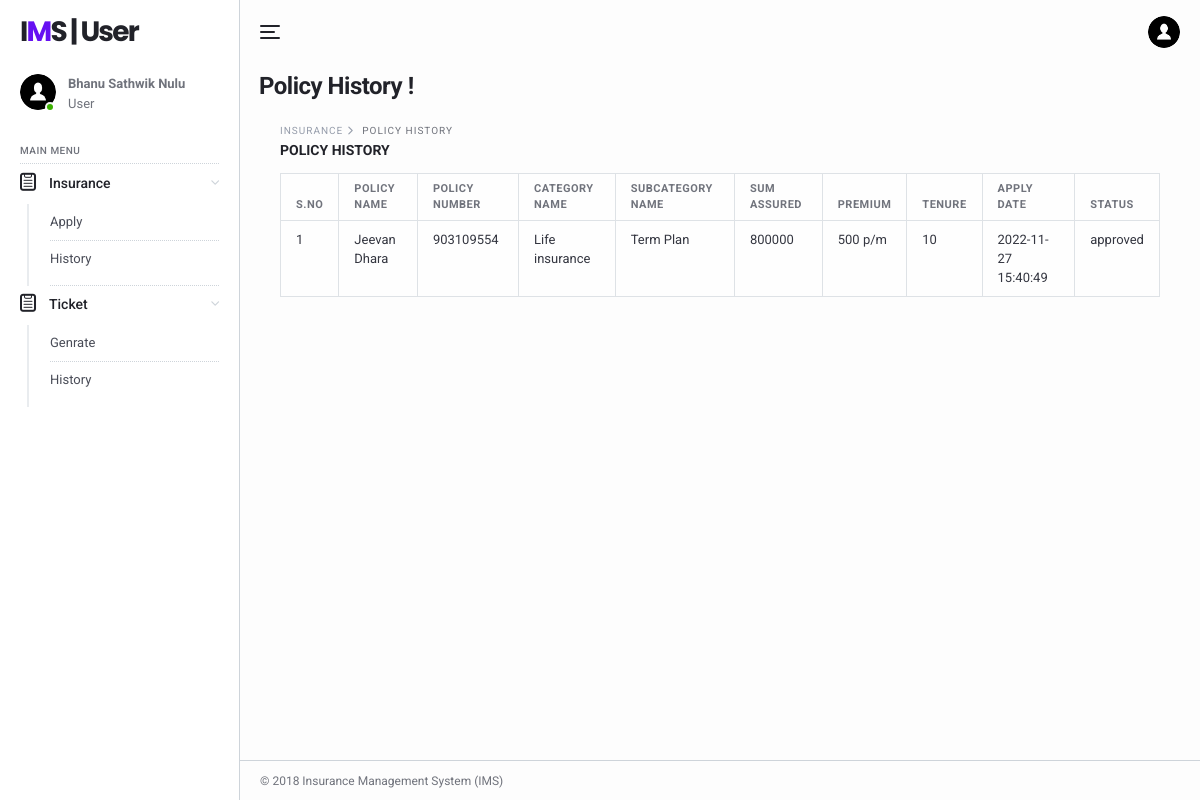
Screenshot of /IMS/user/policy-history.php (signed in) with the database file from the repository.
### tables this page shows
CREATE TABLE `tbluser` (
  `ID` int(11) NOT NULL,
  `FullName` varchar(120) DEFAULT NULL,
  `ContactNo` bigint(10) DEFAULT NULL,
  `Email` varchar(120) DEFAULT NULL,
  `Gender` enum('Male','Female') DEFAULT NULL,
  `Password` varchar(120) DEFAULT NULL,
  `CreationDate` timestamp NOT NULL DEFAULT current_timestamp()
);

CREATE TABLE `tblpolicy` (
  `ID` int(11) NOT NULL,
  `SubcategoryId` int(25) NOT NULL,
  `CategoryId` int(25) DEFAULT NULL,
  `PolicyName` varchar(45) DEFAULT NULL,
  `Sumassured` int(11) DEFAULT NULL,
  `Premium` varchar(45) DEFAULT NULL,
  `Tenure` int(10) DEFAULT NULL,
  `CreationDate` timestamp NOT NULL DEFAULT current_timestamp() ON UPDATE current_timestamp()
);

CREATE TABLE `tblpolicyholder` (
  `ID` int(11) NOT NULL,
  `UserId` int(20) DEFAULT NULL,
  `PolicyId` int(25) DEFAULT NULL,
  `PolicyNumber` char(9) DEFAULT NULL,
  `PolicyApplyDate` timestamp NULL DEFAULT current_timestamp(),
  `PolicyStatus` int(1) DEFAULT NULL,
  `UpdationDate` timestamp NOT NULL DEFAULT current_timestamp() ON UPDATE current_timestamp()
);

CREATE TABLE `category` (
  `ID` int(11) NOT NULL,
  `CategoryName` varchar(45) DEFAULT NULL,
  `CreationDate` timestamp NULL DEFAULT current_timestamp()
);

CREATE TABLE `tblsubcategory` (
  `id` int(11) NOT NULL,
  `CategoryId` int(25) NOT NULL,
  `SubcategoryName` varchar(200) NOT NULL,
  `CreationDate` timestamp NULL DEFAULT current_timestamp(),
  `UpdationDate` timestamp NULL DEFAULT NULL ON UPDATE current_timestamp()
);

### IMS/user/policy-history.php (the view, shortened to what this page needs)
<?php
include('includes/dbconnection.php');
if (strlen($_SESSION['uid']==0)) {
  header('location:logout.php');
  } else{
?>
<!DOCTYPE html>
<html lang="en">
  <head>
    <link href="../lib/fontawesome-free/css/all.min.css" rel="stylesheet">
    <link href="../lib/ionicons/css/ionicons.min.css" rel="stylesheet">
    <link href="../lib/typicons.font/typicons.css" rel="stylesheet">
    <link href="../lib/morris.js/morris.css" rel="stylesheet">
    <link href="../lib/flag-icon-css/css/flag-icon.min.css" rel="stylesheet">
    <link href="../lib/jqvmap/jqvmap.min.css" rel="stylesheet">
    <link rel="stylesheet" href="../css/azia.css">
  </head>
  <body class="az-body az-body-sidebar">
<?php include_once('includes/sidebar.php');?>
    <div class="az-content az-content-dashboard-two">
<?php include_once('includes/header.php');?>
      <div class="az-content-header d-block d-md-flex">
        <div>
          <h2 class="az-content-title mg-b-5 mg-b-lg-8"> Policy History !</h2>
        </div>
      </div>
      <div class="az-content-body">
     <div class="az-content">
      <div class="container">
        <div class="az-content-body">
          <div class="az-content-breadcrumb">
            <span>Insurance </span>
            <span> Policy History</span>
          </div>
          <div class="az-content-label mg-b-5"> Policy History</div>
          <div class="table-responsive">
            <table class="table table-bordered mg-b-0">
              <thead>
                <tr>
                  <th>S.NO</th>
                  <th>Policy Name</th>
                  <th>Policy Number</th>
                  <th>Category Name</th>
                   <th>SubCategory Name</th>
                   <th>Sum Assured</th>
                   <th>Premium</th>
                   <th>Tenure</th>
                  <th>Apply Date</th>
                  <th>Status</th>
                </tr>
              </thead>
              <?php
           $uid=$_SESSION['uid'];
$ret=mysqli_query($con,"select category.CategoryName as catname,tblsubcategory.SubcategoryName as subcat, tblpolicy.PolicyName,tblpolicyholder.PolicyApplyDate as applydate,tblpolicyholder.PolicyNumber, tblpolicy.ID,tblpolicy.Sumassured,tblpolicy.Premium,tblpolicy.Tenure,tblpolicyholder.PolicyStatus,tblpolicyholder.ID as plyid  from tblpolicy inner join category on category.ID=tblpolicy.CategoryId inner join tblsubcategory on  tblsubcategory.id=tblpolicy.SubcategoryId  join tblpolicyholder on tblpolicyholder.PolicyId=tblpolicy.ID where  tblpolicyholder.UserId='$uid'");
$cnt=1;
while ($row=mysqli_fetch_array($ret)) {
?>
              <tbody>
                <tr>
                  <td><?php echo $cnt;?></td>
                       <td><?php  echo $row['PolicyName'];?></td>
                         <td><?php  echo $row['PolicyNumber'];?></td>
                  <td><?php  echo $row['catname'];?></td>
                  <td><?php  echo $row['subcat'];?></td>
                  <td><?php  echo $row['Sumassured'];?></td>
                  <td><?php  echo $row['Premium'];?></td>
                  <td><?php  echo $row['Tenure'];?></td>
                   <td><?php  echo $row['applydate'];?></td>
                  <td><?php
 if($row['PolicyStatus']=="1"){
  echo "approved";
}
                    ?>
                    </td>
                </tr>
                <?php
$cnt=$cnt+1;
}?>
              </tbody>
            </table>
          </div>
            </div>
          </div>
        </div>
      </div>
    <?php include_once('includes/footer.php');?>
    </div>
  </body>
</html>
<?php }  ?>

### IMS/user/includes/sidebar.php
  <div class="az-sidebar">
      <div class="az-sidebar-header">
        <a href="#" class="az-logo">I<span>M</span>S | User</a>
      </div>
      <div class="az-sidebar-loggedin">
        <div class="az-img-user online"><img src="../img/user.png" alt=""></div>
        <div class="media-body">
             <?php
$uid=$_SESSION['uid'];
$ret=mysqli_query($con,"select FullName from tbluser where ID='$uid'");
$row=mysqli_fetch_array($ret);
$name=$row['FullName'];
?>
                  <span style="font-weight: bold"><?php echo $name; ?></span>
          <span>User</span>
        </div>
      </div>
      <div class="az-sidebar-body">
         <ul class="nav">
          <li class="nav-label">Main Menu</li>
          <li class="nav-item show">
            <a href="#" class="nav-link with-sub"><i class="typcn typcn-clipboard"></i>Insurance </a>
            <nav class="nav-sub">
              <a href="apply-forpolicy.php" class="nav-sub-link">Apply</a>
              <a href="policy-history.php" class="nav-sub-link">History</a>
            </nav>
          </li>
 <li class="nav-item show">
            <a href="#" class="nav-link with-sub"><i class="typcn typcn-clipboard"></i>Ticket </a>
            <nav class="nav-sub">
              <a href="tickets.php" class="nav-sub-link">Genrate</a>
              <a href="ticket-history.php" class="nav-sub-link">History</a>
            </nav>
          </li>
          </ul>
      </div>
    </div>

### rows the page displays
tbluser: FullName "Bhanu Sathwik Nulu"
tblpolicy: PolicyName "Jeevan Dhara", tblpolicyholder.PolicyNumber "903109554", CategoryId.CategoryName "Life insurance", SubcategoryId.SubcategoryName "Term Plan", Sumassured "800000", Premium "500 p/m", Tenure "10", tblpolicyholder.PolicyApplyDate "2022-11-27 15:40:49"
